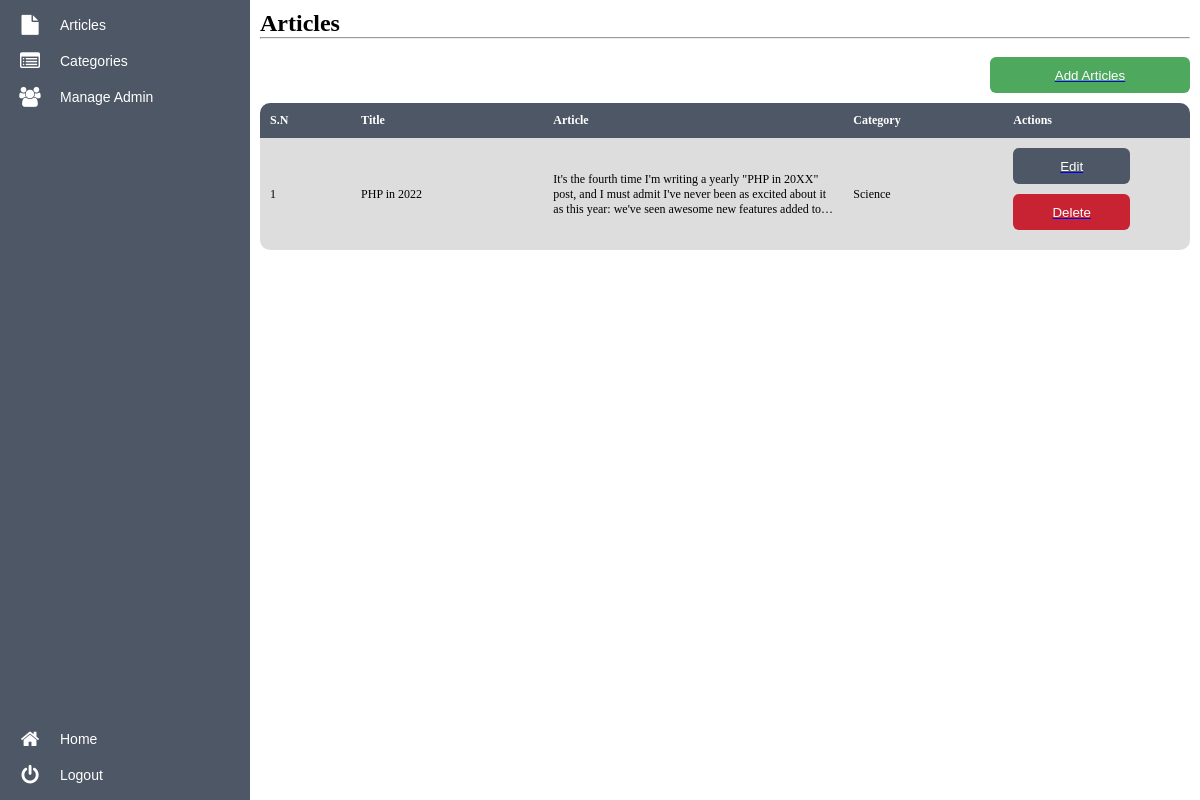
Screenshot of /adminArticles.php (signed in) with the database file from the repository.
### tables this page shows
CREATE TABLE `article` (
  `id` int NOT NULL,
  `title` varchar(255) NOT NULL,
  `content` longtext NOT NULL,
  `categoryId` int NOT NULL,
  `publishDate` timestamp NOT NULL DEFAULT CURRENT_TIMESTAMP
);

CREATE TABLE `category` (
  `id` int NOT NULL,
  `name` varchar(255) NOT NULL
);

### config/utils.php (called while the page is built, shortened)
<?php
function getCategorybyId($id, $conn)
{
    $selectCategoryQuery = "SELECT name FROM category WHERE id='$id'";
    $result = $conn->query($selectCategoryQuery);
    while ($row = $result->fetch_assoc()) {
        return $row['name'];
    }
}

### adminArticles.php (the view, shortened to what this page needs)
<?php
include('./config/index.php');
include('./adminArea.php');
include('./config/utils.php');
?>
<header>
    <h2>Articles</h2>
    <hr>
    <br>
</header>
<div class="add_admin_container">
    <a href="addArticle.php?active=article"><button class="action_btn add_btn">Add Articles</button></a>
</div>
<table>
    <tr>
        <th>S.N</th>
        <th>Title</th>
        <th>Article</th>
        <th>Category</th>
        <th>Actions</th>
    </tr>
    <?php
    if (!empty($_SESSION["ID"])) {
        $selectArticlQuery = "SELECT * FROM article";
        $result = $conn->query($selectArticlQuery);
        $sn = 0;
        while ($row = $result->fetch_assoc()) {
    ?>
            <tr>
                <td><?php echo ++$sn; ?></td>
                <td><?php echo $row['title']; ?></td>
                <td style="width:300px">
                    <p class="td_content"><?php echo $row['content']; ?></p>
                </td>
                <td><?php echo getCategorybyId($row['categoryId'], $conn); ?></td>
                <td style="text-align:center;">
                    <a href="editArticle.php?active=article&id=<?php echo $row['id']; ?>"><button class="action_btn edit_btn">Edit</button></a>
                    <a href="deleteAdmin.php?id=<?php echo $row['id']; ?>"><button class="action_btn delete_btn">Delete</button></a>
                </td>
            </tr>
    <?php
        }
    } else {
        header("Location: index.php?type=loginAgain");
    }
    ?>
</table>
</div>
</div>
</body>
</html>

### css/admin.css (style rules this page uses)
html { font-family: 'Oxygen-Regular', times, verdana, sans-serif; }
* { margin: 0; padding: 0; box-sizing: border-box; }
:root { --primary: #4e5765; --success: #4ea95f; --info: #007BFF; --error: #C82333; }
table { border-collapse: collapse; background-color: white; overflow: hidden; width: 100%; border-radius: 10px; }
tr:nth-child(even) { background-color: #ddd; }
th, td { text-align: left; font-size: 12px; padding: 10px; }
th { background-color: var(--primary); color: white; }
.action_btn { width: 70%; padding: 15px 10px; border-radius: 6px; margin: 0 0 10px 0; border: 0; height: 36px; display: flex; justify-content: center; align-items: center; color: #fff; }
.add_admin_container { display: flex; justify-content: flex-end; }
.add_btn { width: 200px; background-color: var(--success); }
.edit_btn { background-color: var(--primary); }
.delete_btn { background-color: var(--error); }
.td_content { overflow: hidden; text-overflow: ellipsis; display: -webkit-box; -webkit-line-clamp: 3; line-clamp: 3; -webkit-box-orient: vertical; }

### rows the page displays
article: title "PHP in 2022", content "It's the fourth time I'm writing a yearly \"PHP in 20XX\" post, and I must admit I've never been as excited about it as this year: we've seen awesome new features added…", categoryId.name "Science"
